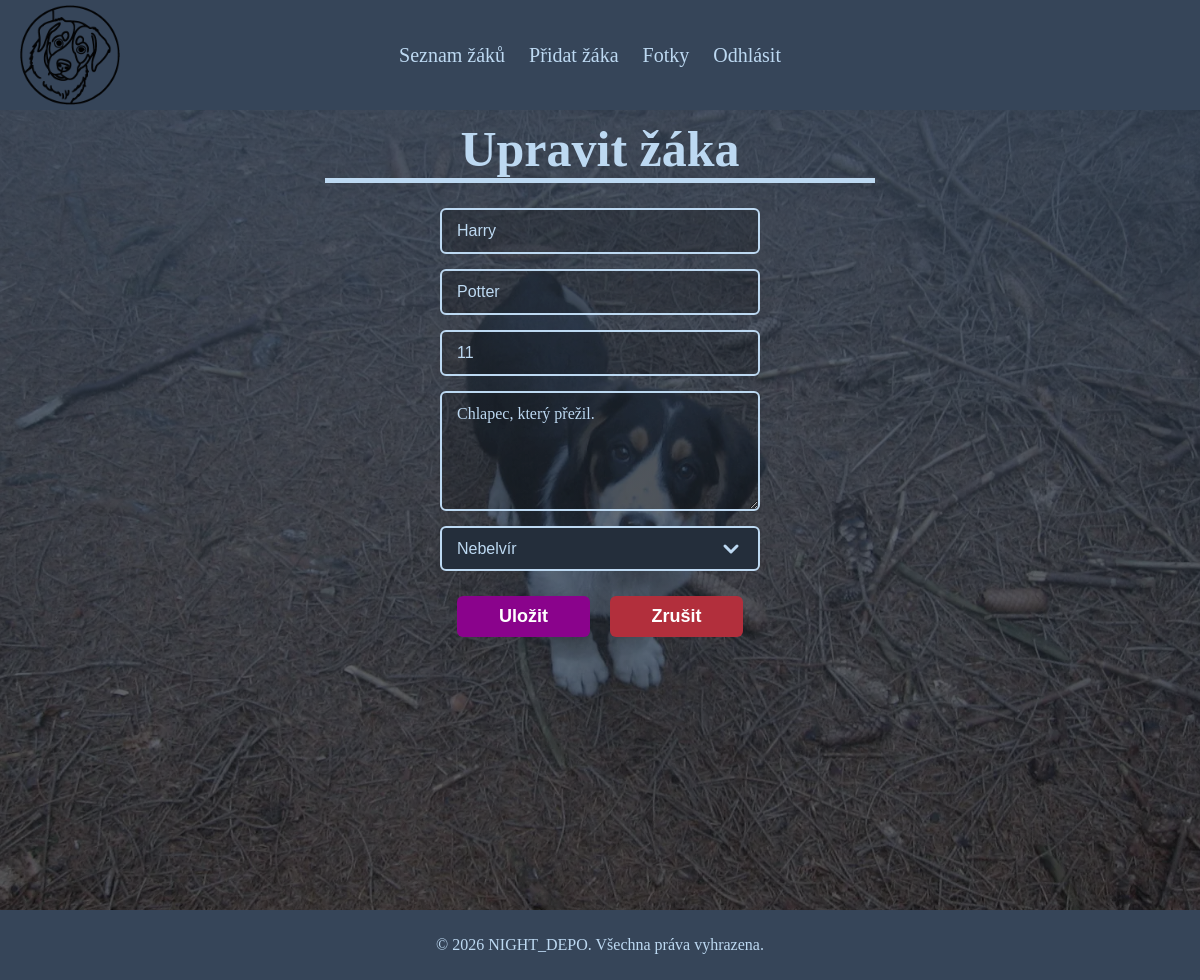
The app's page /admin/edit_student.php?id=1 (signed in) with its own data.
### tables this page shows
CREATE TABLE `student` (
  `id` int(11) NOT NULL,
  `first_name` varchar(60) NOT NULL,
  `second_name` varchar(60) NOT NULL,
  `age` int(11) NOT NULL,
  `life` text DEFAULT NULL,
  `college_id` int(11) DEFAULT NULL
);

### classes/StudentsDB.php (called while the page is built, shortened)
<?php
class StudentsDB {
    public static function getOneStudent($conn, $id) {
        $sql = "SELECT student.*, college.name AS college_name
                FROM student
                LEFT JOIN college ON student.college_id = college.id
                WHERE student.id = :id";
        try {
            $statement = $conn->prepare($sql);
            $statement->bindValue(":id", $id, PDO::PARAM_INT);
            $statement->execute();
            $result = $statement->fetch(PDO::FETCH_ASSOC);
            if ($result) {
                return $result;
            } else {
                LogError::logError("(class StudentsDB - getOneStudent) Student s ID $id nebyl nalezen v databázi.", 'oneStudent_errors');
                return "Student s ID $id nebyl nalezen v databázi.";
            }
        } catch (PDOException $e) {
            LogError::logError("(class StudentsDB - getOneStudent) SQL chyba: " . $e->getMessage(), 'oneStudent_errors');
            return "Omlouváme se, došlo k technické chybě při čtení dat.";
        }
    }
}
?>

### classes/CollegeDB.php (called while the page is built)
<?php
class CollegeDB {
    public static function allColleges($conn) {
        $sql = "SELECT id, name
                FROM college
                ORDER BY name ASC";
        try {
            $statement = $conn->prepare($sql);
            $statement->execute();
            return $statement->fetchAll(PDO::FETCH_ASSOC);
        } catch (PDOException $e) {
            echo "Chyba při provádění dotazu: " . $e->getMessage();
            return [];
        }
    }
}

### assets/form_student.php (the view, shortened to what this page needs)
<?php
    require '../classes/CollegeDB.php';
    $dbClass = new Database();
    $conn = $dbClass->connectionDB();
    $colleges = CollegeDB::allColleges($conn);
?>
<form method="POST">
    <input
        type="text"
        name="first_name"
        placeholder="Křestní jméno"
        value="<?= htmlspecialchars($first_name) ?>"
        pattern="\S+.*"
        required
    >
    <input
        type="text"
        name="second_name"
        placeholder="Příjmení"
        value="<?= htmlspecialchars($second_name) ?>"
        pattern="\S+.*"
        required
    >
    <input
        type="number"
        name="age"
        placeholder="Věk"
        min="10"
        value="<?= htmlspecialchars($age) ?>"
        required
    >
    <textarea
        name="life"
        placeholder="Podrobnosti o žákovi"
        required
        pattern="\S+.*"
    ><?= htmlspecialchars($life) ?></textarea>
    <select name="college_id" id="college_id" required>
        <?php foreach ($colleges as $c): ?>
            <option value="<?= htmlspecialchars($c['id']) ?>" <?php echo $college_name == $c['name'] ? 'selected' : ''; ?>>
                <?= htmlspecialchars($c['name']) ?>
            </option>
        <?php endforeach; ?>
    </select>
    <section class="buttons-container">
        <button type="submit" class="btn btn-primary">Uložit</button>
        <a href="javascript:history.back()" class="btn btn-secondary">Zrušit</a>
    </section>
</form>

### css/general.css (style rules this page uses)
* { margin: 0; padding: 0; box-sizing: border-box; }
a { color: #BDD9F2; font-size: 20px; }
body { background-color: #364559; }

### css/form.css (style rules this page uses)
input[type="number"] { appearance: textfield; -moz-appearance: textfield; }
.add_form form { display: flex; flex-direction: column; gap: 15px; }
.add_form input[type="text"], .add_form input[type="number"], .add_form input[type="email"], .add_form input[type="password"], .add_form textarea { width: 100%; padding: 12px 15px; border: 2px solid #BDD9F2; border-radius: 6px; background-color: rgba(0, 0, 0, 0.2); color: #BDD9F2; font-size: 16px; box-sizing: border-box; transition: all 0.3s ease; }
.add_form textarea { min-height: 120px; resize: vertical; font-family: inherit; }
.add_form select { width: 100%; padding: 12px 15px; border: 2px solid #BDD9F2; border-radius: 6px; background-color: #242e3b; color: #BDD9F2; font-size: 16px; cursor: pointer; appearance: none; background-image: url(../img/sipka_1.svg); background-repeat: no-repeat; background-position: right 15px center; }
.add_form select option { background-color: #242e3b; color: #BDD9F2; }

### css/buttons.css (style rules this page uses)
.buttons-container { display: flex; flex-direction: row; flex-wrap: wrap; justify-content: center; gap: 20px; width: 100%; padding: 0 10px; box-sizing: border-box; }
.btn { display: inline-block; text-align: center; text-decoration: none; padding: 15px; border: none; border-radius: 6px; font-size: 18px; font-weight: bold; cursor: pointer; transition: background-color 0.3s; margin-top: 10px; margin-bottom: 10px; font-family: Arial; min-width: 133px; }
.btn-primary { background-color: #8A038C; color: white; padding: 10px; }
.btn-secondary { background-color: #b22f3c; color: white; padding: 10px; }

### records on screen
student: first_name "Harry", second_name "Potter", age "11", life "Chlapec, který přežil."

### other values on screen
form field college_id "Nebelvír"
